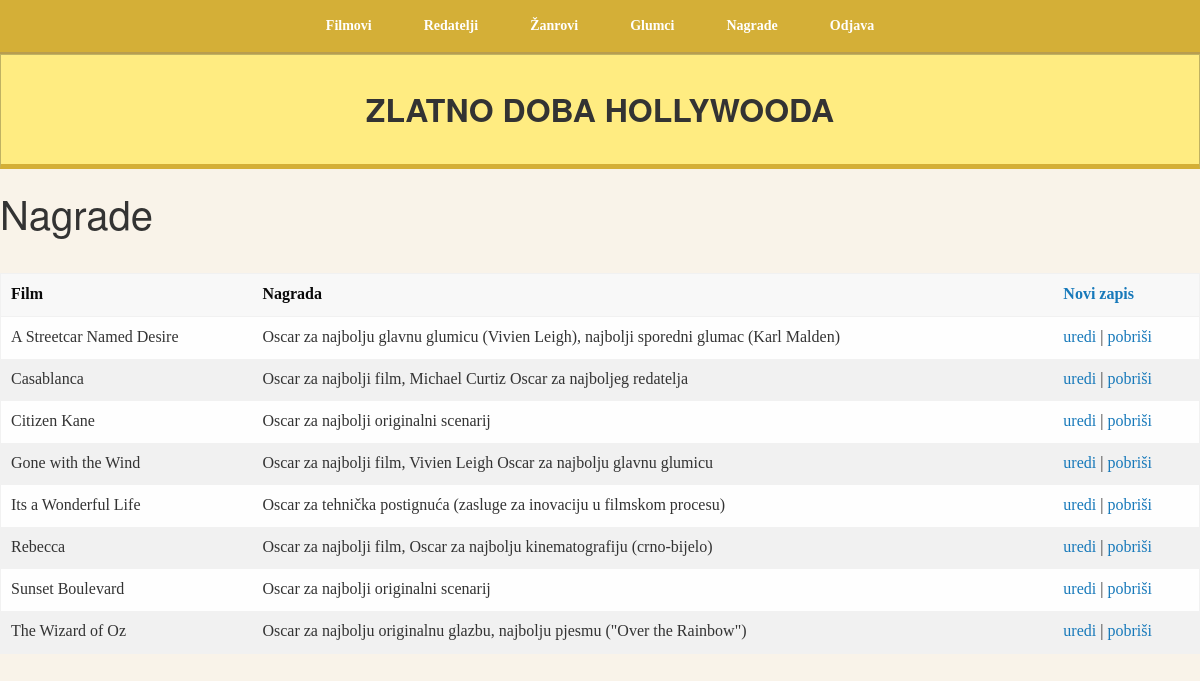
Screenshot of /nagrade_admin.php (signed in) with the database file from the repository.
### tables this page shows
CREATE TABLE `nagrade`  (
  `id` int(11) NOT NULL AUTO_INCREMENT,
  `film` int NULL DEFAULT NULL,
  `nagrada` text NULL,
  PRIMARY KEY (`id`) USING BTREE
);

CREATE TABLE `filmovi`  (
  `id` int(11) NOT NULL AUTO_INCREMENT,
  `naziv_filma` varchar(255) NULL DEFAULT NULL,
  `godina` varchar(5) NULL DEFAULT NULL,
  PRIMARY KEY (`id`) USING BTREE
);

### nagrade_admin.php (the view, shortened to what this page needs)
<?php
include("pdo.php");
$upit = $db->query("SELECT nagrade.film, nagrade.id, nagrade.nagrada, filmovi.naziv_filma
FROM nagrade
INNER JOIN filmovi ON filmovi.id = nagrade.film ORDER BY naziv_filma ASC");
$rezultati = $upit->fetchAll();
?>
<div class="row medium-10 large-8 colums">
<h2>Nagrade</h2> <br>
</div>
<?php
echo "
<table class='striped'>
<thead>
<tr>
<th>Film</th><th>Nagrada</th><th><a href='nagrade_forma.php?akcija=unos'>Novi zapis</a></th>
<tr>
</thead>
<tbody>";
foreach ($rezultati as $uc) {
    echo "<tr><td>" . $uc["naziv_filma"] . "</td><td>" . $uc["nagrada"] . "</td><td nowrap>
    <a href='nagrade_forma.php?akcija=izmjena&id=" . $uc["id"] . "&naziv_filma=" . $uc["naziv_filma"] . "'> uredi </a> |
    <a href='nagrade_sql.php?akcija=brisanje&id=" . $uc["id"] . "'> pobriši </a></td></tr>";
}
?>

### rows the page displays
nagrade: filmovi.naziv_filma "A Streetcar Named Desire", nagrada "Oscar za najbolju glavnu glumicu (Vivien Leigh), najbolji sporedni glumac (Karl Malden)"
nagrade: filmovi.naziv_filma "Casablanca", nagrada "Oscar za najbolji film, Michael Curtiz Oscar za najboljeg redatelja"
nagrade: filmovi.naziv_filma "Citizen Kane", nagrada "Oscar za najbolji originalni scenarij"
nagrade: filmovi.naziv_filma "Gone with the Wind", nagrada "Oscar za najbolji film, Vivien Leigh Oscar za najbolju glavnu glumicu"
nagrade: filmovi.naziv_filma "Its a Wonderful Life", nagrada "Oscar za tehnička postignuća (zasluge za inovaciju u filmskom procesu)"
nagrade: filmovi.naziv_filma "Rebecca", nagrada "Oscar za najbolji film, Oscar za najbolju kinematografiju (crno-bijelo)"
nagrade: filmovi.naziv_filma "Sunset Boulevard", nagrada "Oscar za najbolji originalni scenarij"
nagrade: filmovi.naziv_filma "The Wizard of Oz", nagrada "Oscar za najbolju originalnu glazbu, najbolju pjesmu (\"Over the Rainbow\")"
